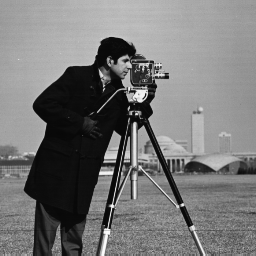
%> input picture Online-2 Set-C,D/cameraman.png, 256 x 256 px
$ octave Logarithmic.m   (GNU Octave 9; MATLAB toolbox functions it lacks are replaced by stand-ins)
%> lines starting %> are read from the running program, lines starting %| are printed output that depends on the picture
I=imread('G:\CSE 4228\Lab2_mine\cameraman.png');
%> I is the input picture: size 256x256 uint8; min 7, max 253, mean 118.7
figure;
imshow(I);
I=im2double(I);
%> I: size 256x256 double
[row,col]=size(I);
%> row = 256; col = 256
X=zeros(row,col);
c=5;
for i=1:row
    for j=1:col
        X(i,j)=c*log(1+I(i,j));
    end
end
figure;
imshow(X);
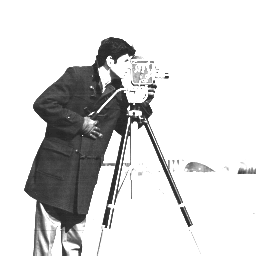
%> displayed picture: size 256x256, on the screen's scale of 0 to 255; min 35, max 255, mean 214.5
figure;
plot(I,X,'.r');
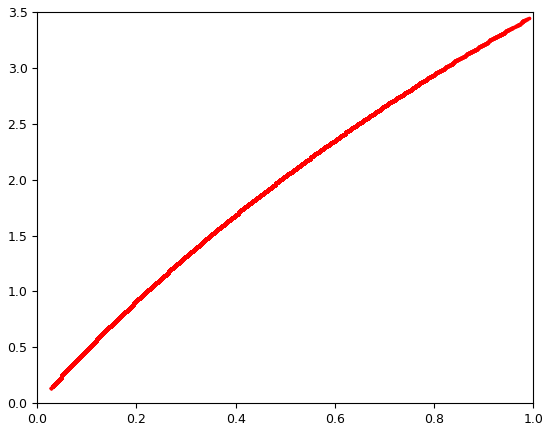
%> figure redrawn from the program's plot data
%imwrite(X,'G:\CSE 4228\Lab2\cameraman_log.png');
